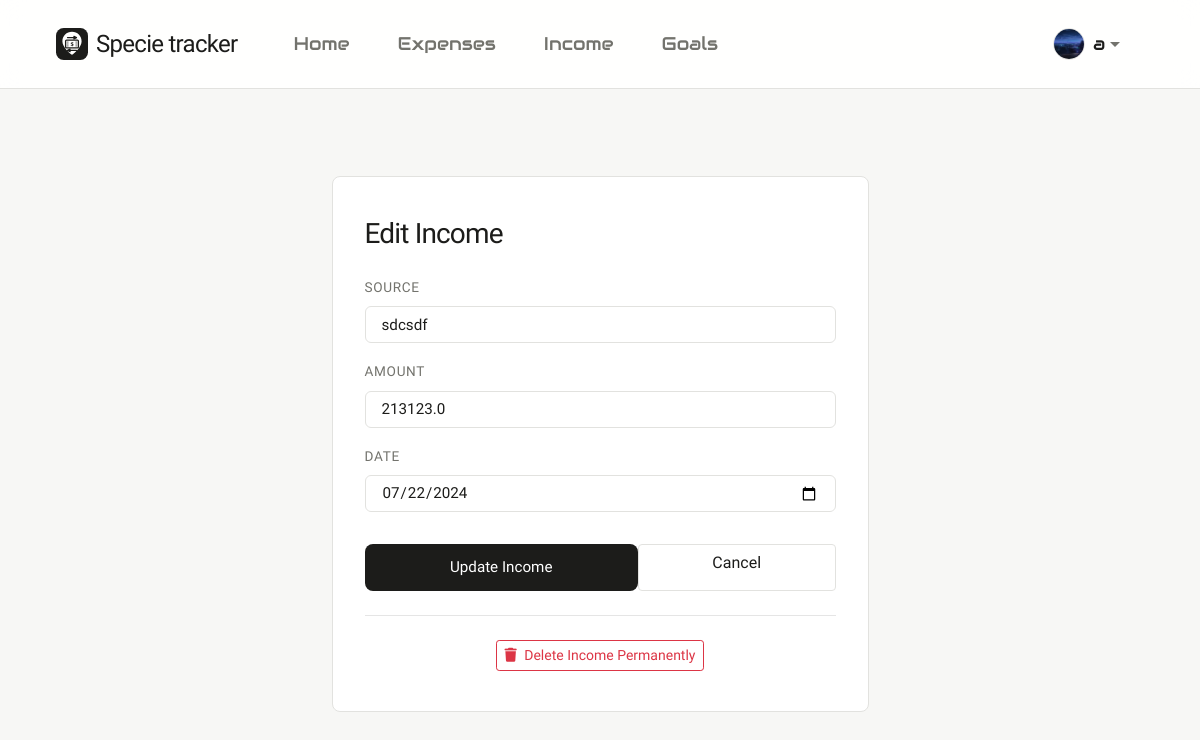
The page /edit_income/1 (signed in) on the database its author committed.
### finance_app/models.py (models this page shows)
class User(db.Model):
    __tablename__ = 'users'
    id = db.Column(db.Integer, primary_key=True, autoincrement=True)
    username = db.Column(db.String(80), unique=True, nullable=False)
    password = db.Column(db.String(120), nullable=False)
    profile_image = db.Column(db.String(255))
    expenses = db.relationship('Expense', backref='user', lazy=True)
    goals = db.relationship('Goal', backref='user', lazy=True)
    incomes = db.relationship('Income', backref='user', lazy=True)

class Income(db.Model):
    __tablename__ = 'income'
    id = db.Column(db.Integer, primary_key=True, autoincrement=True)
    user_id = db.Column(db.Integer, db.ForeignKey('users.id'), nullable=False)
    source = db.Column(db.String(255), nullable=False)
    amount = db.Column(db.Float, nullable=False)
    date = db.Column(db.String(50), nullable=False)

### finance_app/routes/income.py (the view, shortened to what this page needs)
    @app.route('/edit_income/<int:income_id>', methods=['GET', 'POST'])
    def edit_income(income_id):
        if 'user_id' not in session:
            return redirect(url_for('login'))
        user_id = session['user_id']
        if request.method == 'GET':
            income = get_income_by_id(income_id, user_id)
            if not income:
                flash('Income not found', 'danger')
                return redirect(url_for('view_income'))
            return render_template('edit_income.html', income=income)

### finance_app/models.py (called while the page is built)
def get_income_by_id(income_id, user_id):
    income = Income.query.filter_by(id=income_id, user_id=user_id).first()
    if income:
        return {
            'id': income.id,
            'user_id': income.user_id,
            'source': income.source,
            'amount': income.amount,
            'date': income.date
        }
    return None

def get_user_by_id(user_id):
    user = db.session.get(User, user_id)
    if user:
        return {'id': user.id, 'username': user.username, 'profile_image': user.profile_image}
    return None

### templates/edit_income.html (shortened to what this page needs)
{% extends "base.html" %}
{% block content %}
<div class="row justify-content-center">
    <div class="col-md-6">
        <div class="clean-card">
            <h2 class="mb-4">Edit Income</h2>
            <form method="POST" action="{{ url_for('edit_income', income_id=income.id) }}">
                <div class="form-group">
                    <label for="source">Source</label>
                    <input type="text" class="form-control" name="source" id="source" value="{{ income.source }}" required>
                </div>
                <div class="form-group">
                    <label for="amount">Amount</label>
                    <input type="number" step="0.01" class="form-control" name="amount" id="amount" value="{{ income.amount }}" required>
                </div>
                <div class="form-group">
                    <label for="date">Date</label>
                    <input type="date" class="form-control" name="date" id="date" value="{{ income.date }}" required>
                </div>
                <div class="d-flex gap-2">
                    <button type="submit" class="btn btn-primary flex-fill mt-3">Update Income</button>
                    <a href="{{ url_for('view_income') }}" class="btn btn-secondary flex-fill mt-3" style="border: 1px solid var(--border-color); background: var(--surface); color: var(--text-main);">Cancel</a>
                </div>
            </form>
            <hr class="my-4">
            <div class="text-center">
                <a href="{{ url_for('delete_income_route', income_id=income.id) }}" class="btn btn-outline-danger btn-sm" onclick="return confirm('Are you sure you want to completely delete this income record?');">
                    <i class="fa-solid fa-trash mr-1"></i> Delete Income Permanently
                </a>
            </div>
        </div>
    </div>
</div>
{% endblock %}

### templates/base.html (shortened to what this page needs)
<!DOCTYPE html>
<html lang="en">
<head>
    <link href="https://stackpath.bootstrapcdn.com/bootstrap/4.5.2/css/bootstrap.min.css" rel="stylesheet">
    <link rel="stylesheet" href="https://cdnjs.cloudflare.com/ajax/libs/font-awesome/6.4.0/css/all.min.css">
    <link rel="stylesheet" href="{{ url_for('static', filename='css/style.css') }}">
</head>
<body>
    <nav class="navbar navbar-expand-lg fixed-top" style="background-color: rgba(255, 255, 255, 0.9) !important; backdrop-filter: blur(12px); border-bottom: 1px solid var(--border-color);">
        <div class="container-fluid px-4">
            <div class="navbar-brand d-flex align-items-center">
                <svg xmlns="http://www.w3.org/2000/svg" viewBox="0 0 100 100" width="32" height="32" class="mr-2" style="vertical-align: middle;">
                    <rect width="100" height="100" rx="24" fill="#1C1C1A" />
                    <path d="M50 12 C33 12 20 25 20 42 C20 59 42 78 47 82 C49 84 51 84 53 82 C58 78 80 59 80 42 C80 25 67 12 50 12 Z" fill="#ffffff" />
                    <path d="M36 30 L64 30 M56 26 L64 30 L56 34" stroke="#1C1C1A" stroke-width="4" stroke-linecap="round" stroke-linejoin="round" fill="none" />
                    <rect x="30" y="38" width="40" height="24" rx="3" fill="none" stroke="#1C1C1A" stroke-width="4" />
                    <text x="50" y="56" font-family="system-ui, -apple-system, sans-serif" font-weight="800" font-size="18" fill="#1C1C1A" text-anchor="middle">$</text>
                    <line x1="35" y1="44" x2="38" y2="44" stroke="#1C1C1A" stroke-width="2" stroke-linecap="round" />
                    <line x1="35" y1="50" x2="38" y2="50" stroke="#1C1C1A" stroke-width="2" stroke-linecap="round" />
                    <line x1="35" y1="56" x2="38" y2="56" stroke="#1C1C1A" stroke-width="2" stroke-linecap="round" />
                    <line x1="62" y1="44" x2="65" y2="44" stroke="#1C1C1A" stroke-width="2" stroke-linecap="round" />
                    <line x1="62" y1="50" x2="65" y2="50" stroke="#1C1C1A" stroke-width="2" stroke-linecap="round" />
                    <line x1="62" y1="56" x2="65" y2="56" stroke="#1C1C1A" stroke-width="2" stroke-linecap="round" />
                    <path d="M64 70 L36 70 M44 66 L36 70 L44 74" stroke="#1C1C1A" stroke-width="4" stroke-linecap="round" stroke-linejoin="round" fill="none" />
                </svg>
                <span>Specie tracker</span>
            </div>
            <div class="collapse navbar-collapse" id="navbarNav">
                <ul class="navbar-nav mr-auto pl-3">
                    {% if g.user %}
                        <li class="nav-item"><a class="nav-link" href="{{ url_for('home') }}">Home</a></li>
                        <li class="nav-item"><a class="nav-link" href="{{ url_for('view_expenses') }}">Expenses</a></li>
                        <li class="nav-item"><a class="nav-link" href="{{ url_for('view_income') }}">Income</a></li>
                        <li class="nav-item"><a class="nav-link" href="{{ url_for('view_goals') }}">Goals</a></li>
                    {% endif %}
                </ul>
                <ul class="navbar-nav ml-auto">
                    {% if g.user %}
                        <li class="nav-item dropdown">
                            <a class="nav-link dropdown-toggle d-flex align-items-center" href="#" id="navbarDropdown" role="button" data-toggle="dropdown" aria-haspopup="true" aria-expanded="false">
                                <img src="{{ url_for('static', filename='profile_images/' ~ g.user.profile_image) }}" class="profile-pic" alt="Profile Picture" style="width: 32px; height: 32px; border-radius: 50%; object-fit: cover; margin-right: 8px; border: 1px solid var(--border-color);">
                                <span style="font-weight: 500; color: var(--text-main);">{{ g.user.username }}</span>
                            </a>
                        </li>
                    {% endif %}
                </ul>
            </div>
        </div>
    </nav>
    <div class="container-fluid px-4 px-lg-5 mt-5 pt-5">
        {% block content %}{% endblock %}
    </div>
</body>
</html>

### static/css/style.css (style rules this page uses)
:root { --bg-color: #F7F7F5; --surface: #FFFFFF; --text-main: #1C1C1A; --text-muted: #73736D; --border-color: #E2E2DF; --accent: #4A5568; --accent-hover: #2D3748; --radius: 8px; }
body { font-family: 'Tektur', -apple-system, BlinkMacSystemFont, "Segoe UI", Roboto, Helvetica, Arial, sans-serif; background-color: var(--bg-color); color: var(--text-main); line-height: 1.6; font-size: 15px; -webkit-font-smoothing: antialiased; -moz-osx-font-smoothing: grayscale; padding-top: 80px; margin: 0; }
h1, h2, h3, h4, h5, h6 { font-weight: 500; color: var(--text-main); line-height: 1.2; margin-top: 0; margin-bottom: 1rem; letter-spacing: -0.03em; }
h2 { font-size: 1.75rem; font-weight: 400; }
.navbar { background-color: var(--surface) !important; border-bottom: 1px solid var(--border-color); padding: 1.25rem 2rem; }
.navbar-brand { font-family: 'Playwrite GB S Guides', cursive; font-weight: 500; color: var(--text-main) !important; font-size: 1.5rem; letter-spacing: -0.03em; }
.navbar-nav .nav-link { font-family: 'Audiowide', sans-serif; color: var(--text-muted) !important; font-size: 1.15rem; font-weight: 500; transition: color 0.2s ease; padding-left: 1.5rem !important; padding-right: 1.5rem !important; }
.clean-card { background-color: var(--surface); border: 1px solid var(--border-color); padding: 2.5rem 2rem; border-radius: var(--radius); transition: transform 0.2s ease, border-color 0.2s ease; position: relative; overflow: hidden; }
a { color: var(--text-main); text-decoration: none; transition: color 0.2s ease; }
.btn-primary { background-color: var(--text-main); color: var(--surface); border: none; border-radius: var(--radius); padding: 0.75rem 1.5rem; font-weight: 500; font-size: 0.95rem; transition: all 0.2s ease; }
.form-control { border: 1px solid var(--border-color); border-radius: 6px; padding: 0.75rem 1rem; font-family: inherit; font-size: 0.95rem; background-color: var(--surface); color: var(--text-main); transition: border-color 0.2s ease; }
label { font-weight: 500; font-size: 0.85rem; margin-bottom: 0.5rem; color: var(--text-muted); text-transform: uppercase; letter-spacing: 0.05em; }

### rows shown on the page
User: profile_image (picture)
Income: source "sdcsdf", amount "213123.0", date "07/22/2024"

### other values the page prints
{{ g.user.username }} "a"
